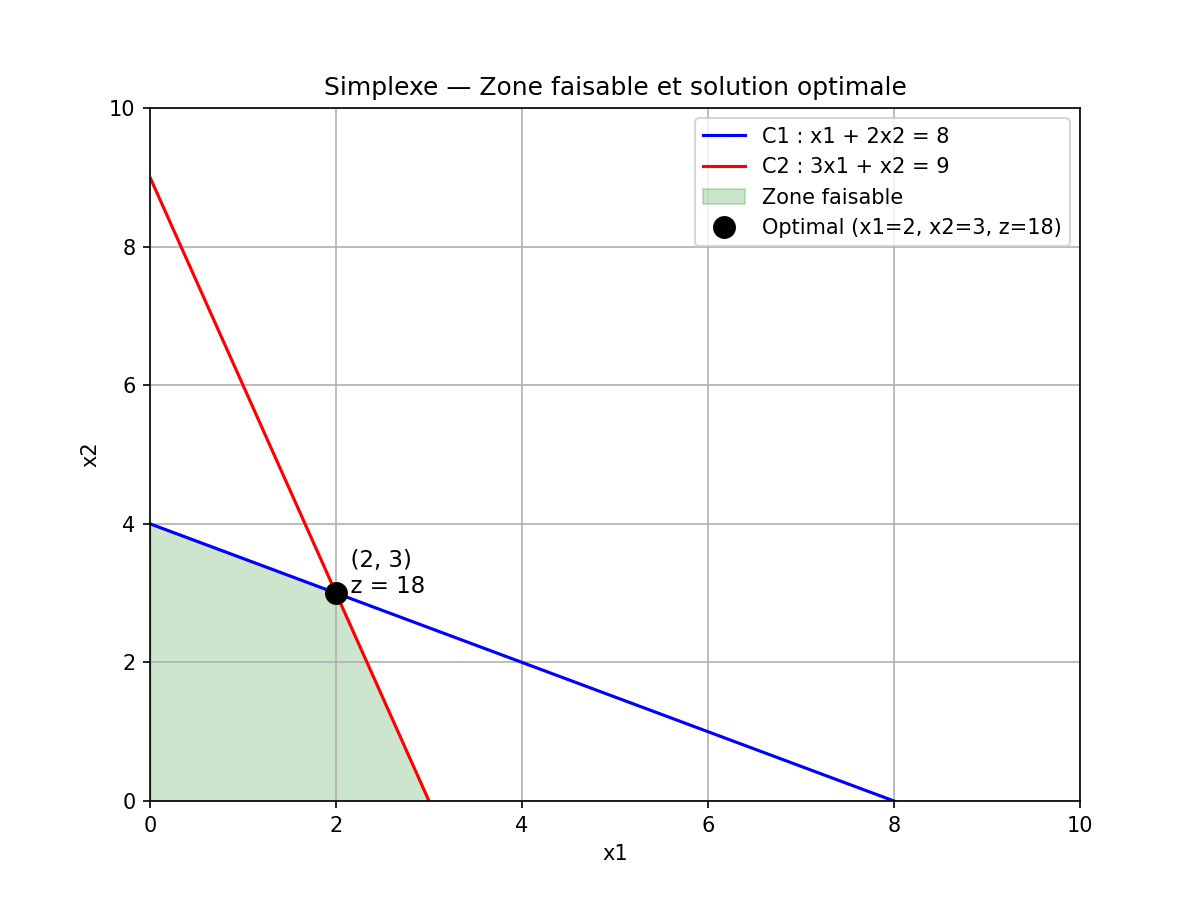

This figure's Python source:
import numpy as np
import matplotlib.pyplot as plt

# ── Axes ──────────────────────────────────────────────────
x = np.linspace(0, 10, 400)

# ── Contraintes ───────────────────────────────────────────
# C1 : x1 + 2x2 <= 8  →  x2 = (8 - x1) / 2
c1 = (8 - x) / 2

# C2 : 3x1 + x2 <= 9  →  x2 = 9 - 3x1
c2 = 9 - 3*x

# ── Tracer les droites ────────────────────────────────────
plt.figure(figsize=(8, 6))
plt.plot(x, c1, label="C1 : x1 + 2x2 = 8", color="blue")
plt.plot(x, c2, label="C2 : 3x1 + x2 = 9", color="red")

# ── Zone faisable ─────────────────────────────────────────
y_faisable = np.minimum(c1, c2)
y_faisable = np.maximum(y_faisable, 0)
plt.fill_between(x, 0, y_faisable,
                 where=(y_faisable >= 0) & (x >= 0),
                 alpha=0.2, color="green",
                 label="Zone faisable")

# ── Solution optimale ─────────────────────────────────────
plt.plot(2, 3, 'ko', markersize=10, label="Optimal (x1=2, x2=3, z=18)")
plt.annotate("  (2, 3)\n  z = 18",
             xy=(2, 3), fontsize=11, color="black")

# ── Mise en forme ─────────────────────────────────────────
plt.xlim(0, 10)
plt.ylim(0, 10)
plt.xlabel("x1")
plt.ylabel("x2")
plt.title("Simplexe — Zone faisable et solution optimale")
plt.legend()
plt.grid(True)
plt.savefig("simplexe_graph.png", dpi=150)
plt.show()
